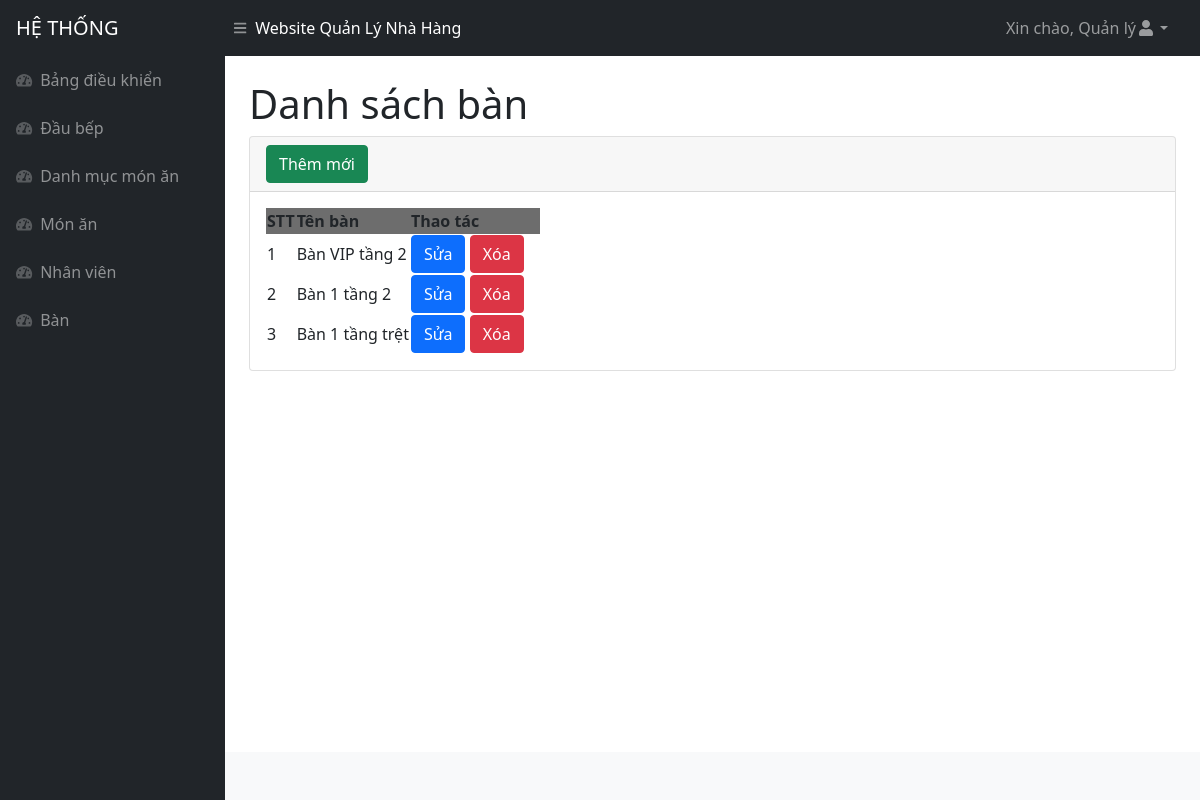
/ban.php (signed in), run on the app's committed database.
### tables this page shows
CREATE TABLE `ban` (
  `id` int(11) NOT NULL,
  `tenban` varchar(250) NOT NULL
);

### ban.php (the view, shortened to what this page needs)
<!DOCTYPE html>
<html lang="en">
<head>
<?php include('inc/head.php')?>
</head>
<body class="sb-nav-fixed">
<?php include('inc/header.php')?>
    <div id="layoutSidenav">
    <?php include('inc/menu.php')?>
        <div id="layoutSidenav_content">
            <main>
                <div class="container-fluid px-4">
                    <h1 class="mt-4">Danh sách bàn</h1>
                    <div class="card mb-4">
                        <div class="card-header">
                            <button type="button" class="btn btn-success" data-bs-toggle="modal"
                                data-bs-target="#exampleModalAdd">
                                Thêm mới
                            </button>
                        </div>
                        <div class="card-body">
                            <table id="datatablesSimple">
                                <thead>
                                <tr style="background-color : #6D6D6D">
                                        <th>STT</th>
                                        <th>Tên bàn</th>
                                        <th>Thao tác</th>
                                    </tr>
                                </thead>
                                <tbody>
                                <?php
                                    $query = "SELECT * FROM ban Order by id desc";
                                    $result = mysqli_query($connect, $query);
                                    $stt = 1;
                                    while ($arUser = mysqli_fetch_array($result, MYSQLI_ASSOC)) {
                                        $idModelDel = "exampleModalDel".$arUser["id"] ;
                                        $idModelEdit = "exampleModalEdit".$arUser["id"];
                                    ?>
                                    <tr>
                                        <td><?php echo $stt ?></td>
                                        <td><?php echo $arUser["tenban"] ?></td>
                                        <td style="width : 130px !important">
                                            <button type="button" class="btn btn-primary" data-bs-toggle="modal"
                                                data-bs-target="#<?php echo $idModelEdit ?>">
                                                Sửa
                                            </button>
                                            <button type="button" class="btn btn-danger" data-bs-toggle="modal"
                                                data-bs-target="#<?php echo $idModelDel ?>">
                                                Xóa
                                            </button>
                                        </td>
                                    </tr>
                                    <?php $stt++;} ?>
                                </tbody>
                            </table>
                        </div>
                    </div>
                </div>
            </main>
            <?php include('inc/footer.php')?>
        </div>
    </div>
</body>
</html>

### data on the page
ban: tenban "Bàn VIP tầng 2"
ban: tenban "Bàn 1 tầng 2"
ban: tenban "Bàn 1 tầng trệt"

### other printed values
$_SESSION['tenhienthi'] "Quản lý"
